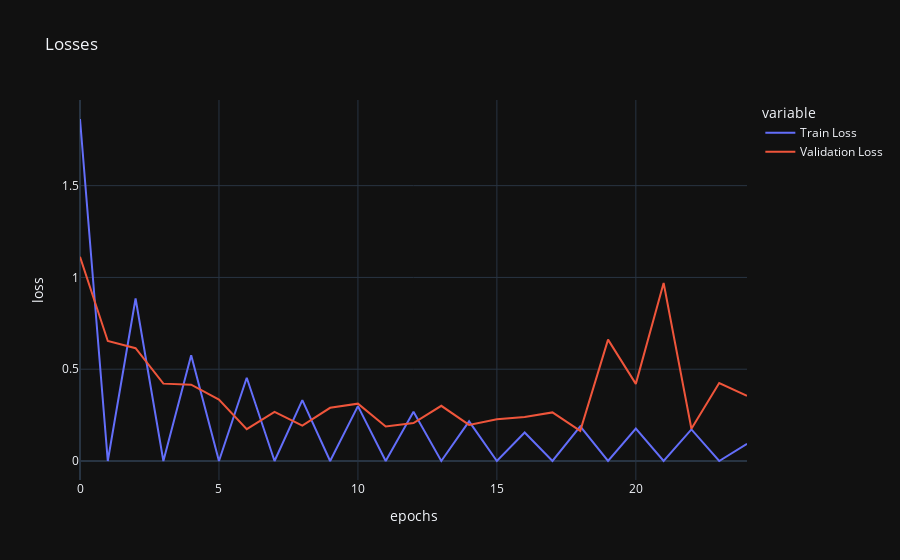

The notebook cell saved with this chart:
### Code cell
iplot(px.line(data_frame=vals,
              y = ["Train Loss","Validation Loss"],
              labels={"index":"epochs","value":"loss"},
              title = "Losses",
              template="plotly_dark"))

### Figure 1 — Plotly figure (JSON) as saved in the notebook; plotly's stock layout.template omitted (floating-point values rounded to 4 significant figures)
{"data": [{"hovertemplate": "variable=Train Loss<br>epochs=%{x}<br>loss=%{y}<extra></extra>", "legendgroup": "Train Loss", "line": {"color": "#636efa", "dash": "solid"}, "marker": {"symbol": "circle"}, "mode": "lines", "name": "Train Loss", "orientation": "v", "showlegend": true, "type": "scatter", "x": [0, 1, 2, 3, 4, 5, 6, 7, 8, 9, 10, 11, 12, 13, 14, 15, 16, 17, 18, 19, 20, 21, 22, 23, 24], "xaxis": "x", "y": [1.863, 0, 0.8851, 0, 0.5754, 0, 0.4532, 0, 0.3313, 0, 0.2987, 0, 0.2682, 0, 0.216, 0, 0.1556, 0, 0.1887, 0, 0.1765, 0, 0.1719, 0, 0.09394], "yaxis": "y"}, {"hovertemplate": "variable=Validation Loss<br>epochs=%{x}<br>loss=%{y}<extra></extra>", "legendgroup": "Validation Loss", "line": {"color": "#EF553B", "dash": "solid"}, "marker": {"symbol": "circle"}, "mode": "lines", "name": "Validation Loss", "orientation": "v", "showlegend": true, "type": "scatter", "x": [0, 1, 2, 3, 4, 5, 6, 7, 8, 9, 10, 11, 12, 13, 14, 15, 16, 17, 18, 19, 20, 21, 22, 23, 24], "xaxis": "x", "y": [1.112, 0.6535, 0.6146, 0.4214, 0.4158, 0.3347, 0.1731, 0.2675, 0.1927, 0.2898, 0.3123, 0.1882, 0.2068, 0.3006, 0.1967, 0.2279, 0.2394, 0.2648, 0.164, 0.6612, 0.4201, 0.9699, 0.1754, 0.4245, 0.3549], "yaxis": "y"}], "layout": {"legend": {"title": {"text": "variable"}, "tracegroupgap": 0}, "title": {"text": "Losses"}, "xaxis": {"anchor": "y", "domain": [0, 1], "title": {"text": "epochs"}}, "yaxis": {"anchor": "x", "domain": [0, 1], "title": {"text": "loss"}}}}
